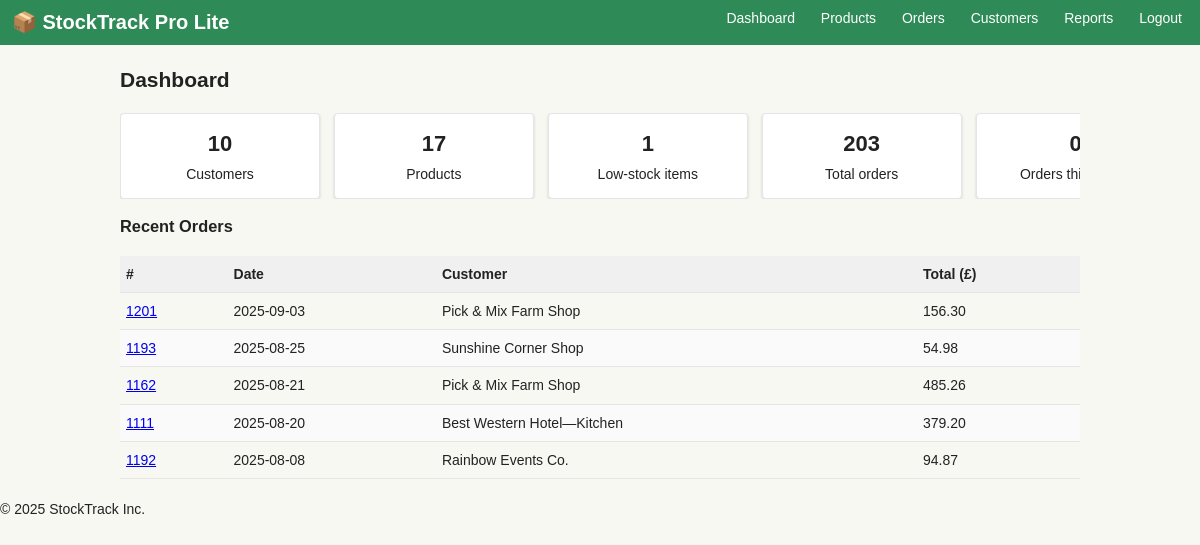
The page /StockTrackProLite/dashboard.php on the database its author committed.
### tables this page shows
CREATE TABLE `orders` (
  `id` int(11) NOT NULL AUTO_INCREMENT,
  `customer_id` int(11) DEFAULT NULL,
  `order_date` datetime NOT NULL,
  `total` decimal(10,2) NOT NULL,
  PRIMARY KEY (`id`),
  KEY `customer_id` (`customer_id`),
  CONSTRAINT `orders_ibfk_1` FOREIGN KEY (`customer_id`) REFERENCES `customers` (`id`)
);

CREATE TABLE `customers` (
  `id` int(11) NOT NULL AUTO_INCREMENT,
  `name` varchar(100) NOT NULL,
  `phone` varchar(30) DEFAULT NULL,
  `email` varchar(100) DEFAULT NULL,
  `address` text DEFAULT NULL,
  PRIMARY KEY (`id`)
);

### StockTrackProLite/dashboard.php (the view)
<?php
include __DIR__ . '/includes/db.php';
include __DIR__ . '/includes/header.php';
$totCust = mysqli_fetch_assoc(mysqli_query($conn, "SELECT COUNT(*) AS total FROM customers"))['total'];
$totProd = mysqli_fetch_assoc(mysqli_query($conn, "SELECT COUNT(*) AS total FROM products"))['total'];
$totOrders = mysqli_fetch_assoc(mysqli_query($conn, "SELECT COUNT(*) AS total FROM orders"))['total'];
$lowCount = mysqli_fetch_assoc(mysqli_query($conn, "SELECT COUNT(*) AS total FROM products WHERE stock < 20"))['total'];
$monthOrders = mysqli_fetch_assoc(mysqli_query($conn, "SELECT COUNT(*) AS total
    FROM orders
    WHERE YEAR(order_date) = YEAR(CURDATE())
      AND MONTH(order_date) = MONTH(CURDATE())
"))['total'];
$recent = mysqli_query($conn, "SELECT o.id, o.order_date, o.total, c.name AS customer
    FROM orders o
    LEFT JOIN customers c ON c.id = o.customer_id
    ORDER BY o.order_date DESC
    LIMIT 5
");
?>
<h2>Dashboard</h2>
<div class="cards">
    <div class="card kpi"><span class="big"><?php echo $totCust; ?></span>Customers</div>
    <div class="card kpi"><span class="big"><?php echo $totProd; ?></span>Products</div>
    <div class="card kpi"><span class="big"><?php echo $lowCount; ?></span>Low-stock&nbsp;items</div>
    <div class="card kpi"><span class="big"><?php echo $totOrders; ?></span>Total&nbsp;orders</div>
    <div class="card kpi"><span class="big"><?php echo $monthOrders; ?></span>Orders&nbsp;this&nbsp;month</div>
</div>
<h3>Recent Orders</h3>
<table>
    <thead><tr><th>#</th><th>Date</th><th>Customer</th><th>Total (£)</th></tr></thead>
    <tbody>
<?php while ($row = mysqli_fetch_assoc($recent)): ?>
        <tr>
            <td><a href="order_view.php?id=<?php echo $row['id']; ?>">
                <?php echo $row['id']; ?></a></td>
            <td><?php echo date('Y-m-d', strtotime($row['order_date'])); ?></td>
            <td><?php echo htmlspecialchars($row['customer']); ?></td>
            <td><?php echo number_format($row['total'], 2); ?></td>
        </tr>
<?php endwhile; ?>
    </tbody>
</table>
<?php include __DIR__ . '/includes/footer.php'; ?>

### StockTrackProLite/assets/style.css (style rules this page uses)
body { background:#f8f8f3; color:#222; font:14px/1.45 Arial,Helvetica,sans-serif; margin:0; }
table { width:100%; border-collapse:collapse; margin-bottom:20px; }
th,td { padding:8px 6px; border-bottom:1px solid #e5e5e5; text-align:left; }
th { background:#f0f0f0; font-weight:bold; }
tr:nth-child(even) { background:#fafafa; }
.cards { white-space:nowrap; overflow-x:auto; }
.card { display:inline-block; width:170px; vertical-align:top; margin-right:10px; background:#fff; border:1px solid #e5e5e5; border-radius:4px; padding:14px; text-align:center; -webkit-box-shadow:0 1px 3px rgba(0,0,0,.15); -moz-box-shadow:0 1px 3px rgba(0,0,0,.15); box-shadow:0 1px 3px rgba(0,0,0,.15); }
.card .big { display:block; font-size:22px; font-weight:bold; margin-bottom:4px; }

### rows shown on the page
orders: id "1201", order_date "2025-09-03", customer.name "Pick & Mix Farm Shop", total "156.30"
orders: id "1193", order_date "2025-08-25", customer.name "Sunshine Corner Shop", total "54.98"
orders: id "1162", order_date "2025-08-21", customer.name "Pick & Mix Farm Shop", total "485.26"
orders: id "1111", order_date "2025-08-20", customer.name "Best Western Hotel—Kitchen", total "379.20"
orders: id "1192", order_date "2025-08-08", customer.name "Rainbow Events Co.", total "94.87"

### other values the page prints
$totCust "10"
$totProd "17"
$lowCount "1"
$totOrders "203"
